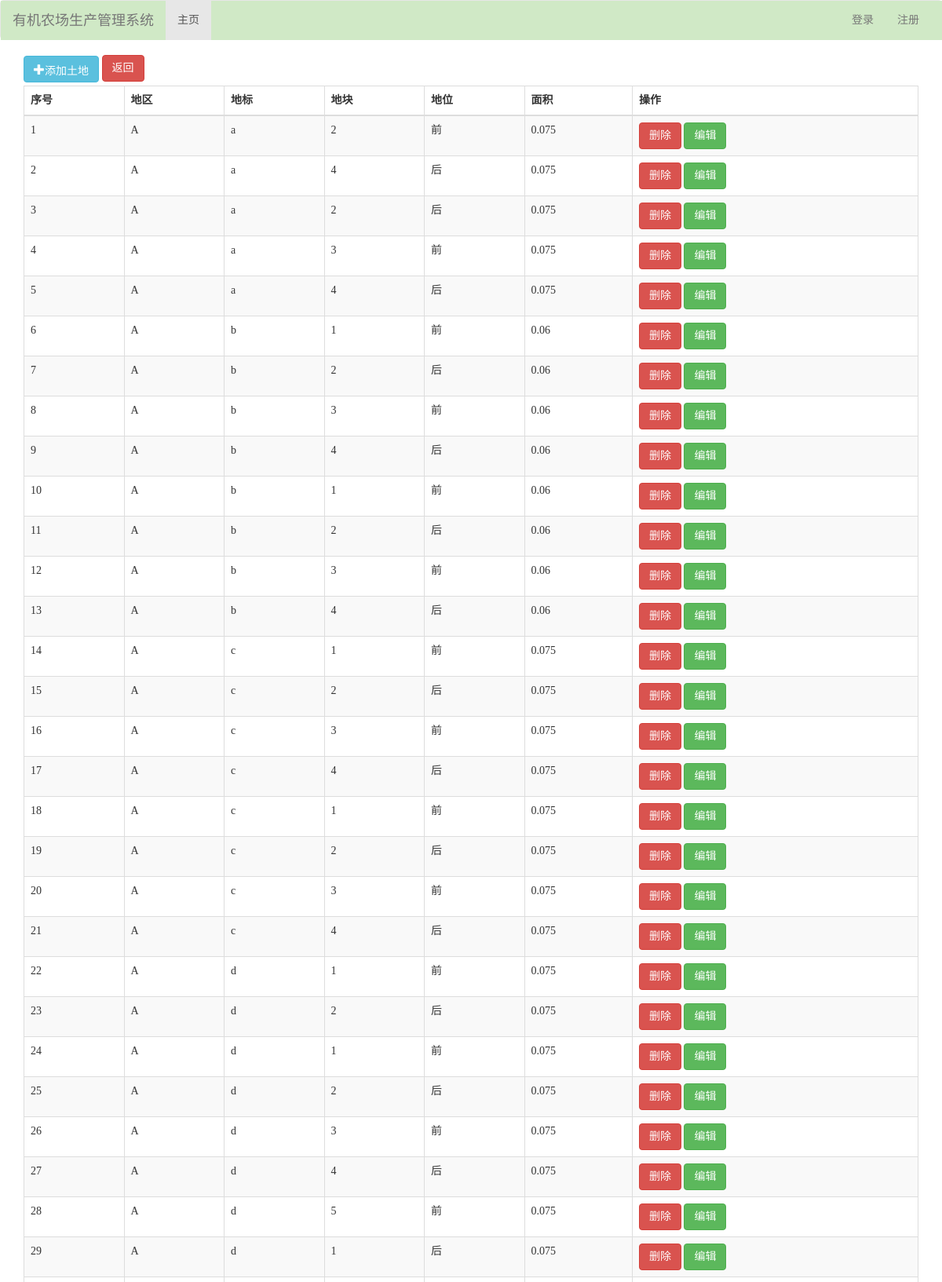
The app's page /land/ (upper part) with its own data.
### login/models.py (models this page shows, shortened)
class Land(models.Model):
    zone = models.CharField(max_length=32)
    landmark = models.CharField(max_length=32)
    lot = models.CharField(max_length=32, null=True)
    position = models.CharField(max_length=32)
    area = models.CharField(max_length=128)

### login/views.py (the view)
# urls.py: url(r'^land/', views.land),
def land(request):
	land_list = Land.objects.all()
	return render(request, "land/land.html", {"land_list": land_list})

### login/templates/land/land.html (shortened to what this page needs)
{% extends "base.html" %}
{% block content %}
    <div class="container" style="padding-bottom: 5px;">
        <a href="/addland/" class="btn btn-info glyphicon glyphicon-plus">添加土地</a>
        <a href="/returnfarmer/" class="btn btn-danger">返回</a>
    </div>
    <div class="container">
        <table class="table table-striped table-hover table-bordered">
            <thead>
            <tr>
                <th>序号</th>
                <th>地区</th>
                <th>地标</th>
                <th>地块</th>
                <th>地位</th>
                <th>面积</th>
                <th class="last">操作</th>
            </tr>
            </thead>
            <tbody>
            {% for land in land_list %}
                <tr>
                    <td>{{ forloop.counter }}</td>
                    <td>{{ land.zone }}</td>
                    <td>{{ land.landmark }}</td>
                    <td>{{ land.lot }}</td>
                    <td>{{ land.position }}</td>
                    <td>{{ land.area }}</td>
                    <td>
                        <a href="/delland/{{ land.pk }}" class="btn btn-danger" >删除</a>
                        <a href="/editland/{{ land.pk }}" class="btn btn-success" >编辑</a>
                    </td>
                </tr>
            {% endfor %}
            </tbody>
        </table>
    </div>
{% endblock %}

### templates/base.html (style rules this page uses)
* { margin: 0; padding: 0; }

### records on screen
Land: zone "A", landmark "a", lot "2", position "前", area "0.075"
Land: zone "A", landmark "a", lot "4", position "后", area "0.075"
Land: zone "A", landmark "a", lot "2", position "后", area "0.075"
Land: zone "A", landmark "a", lot "3", position "前", area "0.075"
Land: zone "A", landmark "a", lot "4", position "后", area "0.075"
Land: zone "A", landmark "b", lot "1", position "前", area "0.06"
Land: zone "A", landmark "b", lot "2", position "后", area "0.06"
Land: zone "A", landmark "b", lot "3", position "前", area "0.06"
Land: zone "A", landmark "b", lot "4", position "后", area "0.06"
Land: zone "A", landmark "b", lot "1", position "前", area "0.06"
Land: zone "A", landmark "b", lot "2", position "后", area "0.06"
Land: zone "A", landmark "b", lot "3", position "前", area "0.06"
Land: zone "A", landmark "b", lot "4", position "后", area "0.06"
Land: zone "A", landmark "c", lot "1", position "前", area "0.075"
Land: zone "A", landmark "c", lot "2", position "后", area "0.075"
Land: zone "A", landmark "c", lot "3", position "前", area "0.075"
Land: zone "A", landmark "c", lot "4", position "后", area "0.075"
Land: zone "A", landmark "c", lot "1", position "前", area "0.075"
Land: zone "A", landmark "c", lot "2", position "后", area "0.075"
Land: zone "A", landmark "c", lot "3", position "前", area "0.075"
Land: zone "A", landmark "c", lot "4", position "后", area "0.075"
Land: zone "A", landmark "d", lot "1", position "前", area "0.075"
Land: zone "A", landmark "d", lot "2", position "后", area "0.075"
Land: zone "A", landmark "d", lot "1", position "前", area "0.075"
Land: zone "A", landmark "d", lot "2", position "后", area "0.075"
Land: zone "A", landmark "d", lot "3", position "前", area "0.075"
Land: zone "A", landmark "d", lot "4", position "后", area "0.075"
Land: zone "A", landmark "d", lot "5", position "前", area "0.075"
Land: zone "A", landmark "d", lot "1", position "后", area "0.075"
